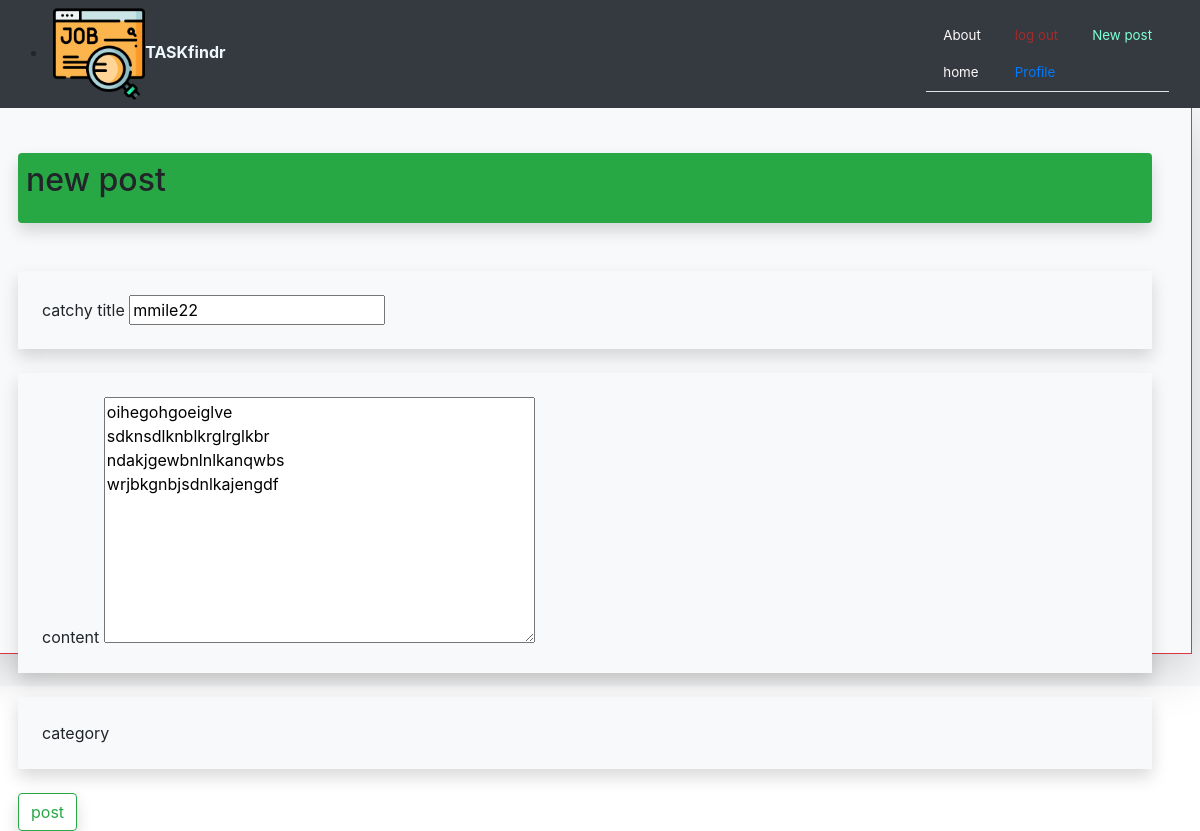
The page /post/15/update/ (signed in) on the database its author committed.
### blog/models.py (models this page shows, shortened)
class blogpost(models.Model):
    title = models.CharField(max_length=100)
    content = models.TextField(max_length=500)
    date_posted = models.DateTimeField(default=timezone.now)
    author = models.ForeignKey(User,on_delete=models.CASCADE)
    spaces = models.CharField(choices=CATEGORY_CHOICES,max_length=30,null=False,default=None)
    value = models.IntegerField(default=20)
    reaction = models.ManyToManyField(User,through="Postreaction",related_name="blogpost_reactions")

### blog/views.py (the view, shortened to what this page needs)
# urls.py: path('post/<int:pk>/update/',postupdateview.as_view(),name='post_update'),
class postupdateview(LoginRequiredMixin,UserPassesTestMixin, UpdateView):
    model=post
    template_name= 'blog/post_form.html'
    fields=['title','content']
    def test_func(self):
        post=self.get_object()
        if self.request.user == post.author:
            return True
        return False

### blogger/templates/blog/post_form.html (shortened to what this page needs)
{% extends "blog/base.html"%}
{% load static %}
{% block content %}
<div class=" container-fluid row shadow-lg p-4 mb-4 bg-light border border-danger " style="height:100% width:100%">
    <form class="col-lg-12 col-sm-6 mb-10"  method="POST" style="height:500px"> {% csrf_token %}
      <div class="form-group shadow mt-4 p-2 mt-2 bg-success rounded 10">
        <label for="name"><h2>new post</h2></label>
      </div>
      <div class="form-group shadow mb-4 mt-2 p-4 mt-5 bg-light">
        <span>catchy title</span>
          {{form.title}}
      </div>
      <div class="form-group shadow mb-4 p-4 bg-light">
        <span>content</span>
          {{form.content}}
      </div>
      <div class="form-group shadow mb-4 p-4 bg-light">
        <span>category</span>
      </div>
      <button type="submit" class="btn shadow mb-8 btn-outline-success">post</button>
  </form>
</div>
{% endblock %}

### rows shown on the page
blogpost: title "mmile22", content "oihegohgoeiglve sdknsdlknblkrglrglkbr ndakjgewbnlnlkanqwbs wrjbkgnbjsdnlkajengdf"
